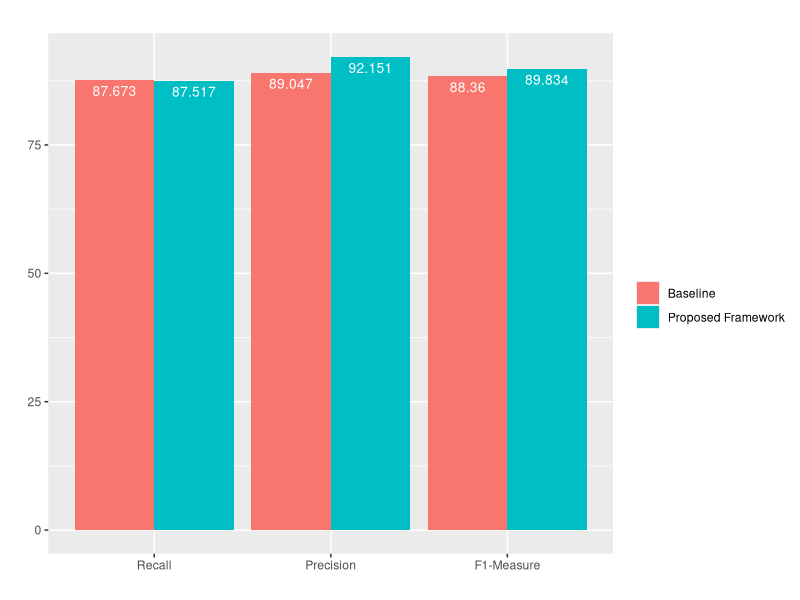

The R script that drew this image: (Note: this script raises an error after producing the figure.)
library(ggplot2)
df1 <- data.frame(supp=rep(c("Baseline", "Proposed Framework"), each=3),
                  metric=rep(c("Recall", "Precision", "F1-Measure"),2),
                  len=c(87.673, 89.047, 88.360, 87.517, 92.151, 89.834))

df2 <- data.frame(supp=rep(c("Baseline", "Proposed Framework"), each=3),
                  metric=rep(c("Recall", "Precision", "F1-Measure"),2),
                  len=c(89.343, 81.663, 85.503, 96.715, 81.398,89.057))

df3 <- data.frame(supp=rep(c("Baseline", "Proposed Framework"), each=3),
                  metric=rep(c("Recall", "Precision", "F1-Measure"),2),
                  len=c(81.384, 76.191, 78.787, 95.182, 80.892, 88.037))

head(df1)
#df1$metric=as.factor(df1$metric)
#df1$metric <- factor(df1$metric, as.character(df1$metric))
df1$metric <- factor(df1$metric, levels = c("Recall", "Precision", "F1-Measure"))
df2$metric <- factor(df2$metric, levels = c("Recall", "Precision", "F1-Measure"))
df3$metric <- factor(df3$metric, levels = c("Recall", "Precision", "F1-Measure"))



ggplot(data=df1, aes(x=metric, y=len, fill=supp)) +
  geom_bar(stat="identity", position=position_dodge()) +
  geom_text(aes(label=len), vjust=1.6, color="white",
          position = position_dodge(0.9), size=3.5) +
  labs(title="", x = "", y = "", color = "Categorias", fill = "")


library(forcats)

df1 %>%
  mutate(name = fct_relevel(name, "Recall", "Precision", "F1-Measure")) %>%
  ggplot( aes(x=name, y=val)) +
  geom_bar(stat="identity")



# Create some data
df2 <- data.frame(supp=rep(c("VC", "OJ"), each=3),
                  dose=rep(c("0.5", "1", "2"),2),
                  len=c(6.8, 15, 33, 4.2, 10, 29.5))
head(df2)


data_summary <- function(data, varname, groupnames){
  require(plyr)
  summary_func <- function(x, col){
    c(mean = mean(x[[col]], na.rm=TRUE),
      sd = sd(x[[col]], na.rm=TRUE))
  }
  data_sum<-ddply(data, groupnames, .fun=summary_func,
                  varname)
  data_sum <- rename(data_sum, c("mean" = varname))
  return(data_sum)
}


require(ggplot2)

data(ToothGrowth)

df3 <- data_summary(ToothGrowth, varname="len", 
                    groupnames=c("supp", "dose"))
# Convert dose to a factor variable
df3$dose=as.factor(df3$dose)

head(df3)


# Standard deviation of the mean as error bar
p <- ggplot(df3, aes(x=dose, y=len, fill=supp)) + 
  geom_bar(stat="identity", position=position_dodge())
#+
  #geom_errorbar(aes(ymin=len-sd, ymax=len+sd), width=.2,
  #              position=position_dodge(.9))

p + scale_fill_brewer(palette="Paired") + 
  #geom_text(aes(label=len), vjust=-0.3, size=3.5)+
  geom_text(aes(label=len), vjust=1.6, color="black", size=3.5) +
  theme_minimal()


ggplot(data=df2, aes(x=dose, y=len, fill=supp)) +
  geom_bar(stat="identity", position=position_dodge())+
  geom_text(aes(label=len), vjust=1.6, color="white",
            position = position_dodge(0.9), size=3.5)+
  scale_fill_brewer(palette="Paired")+
  theme_minimal()


ggplot(data=df3, aes(x=dose, y=len, fill=supp)) +
  geom_bar(stat="identity", position=position_dodge())+
  geom_text(aes(label=len), vjust=1.6, color="white",
            position = position_dodge(0.9), size=3.5)+
  geom_errorbar(aes(ymin=len-sd, ymax=len+sd), width=.2,
                position=position_dodge(.9))

  scale_fill_brewer(palette="Paired")+
  theme_minimal()
  
head(df3)  

df3

ggplot(data=df3, aes(x=dose, y=len, fill=supp)) +
    geom_bar(stat="identity", position=position_dodge())+
    #geom_text(aes(label=len), vjust=10, color="white",
  geom_text(aes(label=len), hjust=5, color="white",
              position = position_dodge(0.9), size=3.5)+
    geom_errorbar(aes(ymin=len-sd, ymax=len+sd), width=.2,
                  position=position_dodge(.9)) + 
  
    #scale_fill_brewer(palette="Paired")+
    theme_minimal() + 
    coord_flip()
